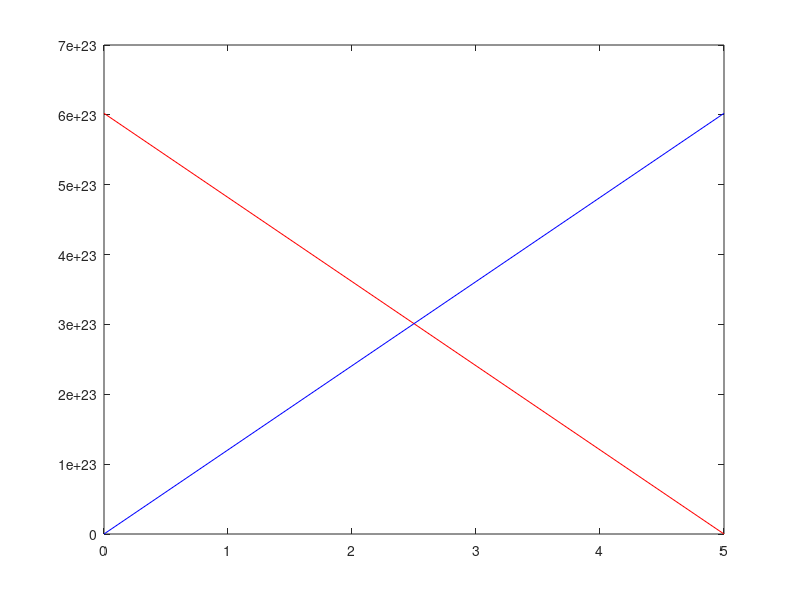

This chart was generated by the following MATLAB code:
%Spencer Krum
%PH 322 problem 1_4

%general form of euler Val(t + dt) = val(T) + dval(t) * dt

%solve numerically
%dNa/dt = - Na / tau_a
%dNb/dt = Na / tau_a - Nb / tau_b

% uranium 238 has a halflife of 4.5 billion years and decays to thorium 234
% thorium 234 has a halflife of 24 days

% halflife = ln(2) * tau
% tau = halflife / ln(2)
% ln(2) ~ 0.69315

halflife_uranium_238 = 4.5 * 1000000000 * 365 * 24 * 60 * 60;
halflife_thorium_234 =  24 * 24 * 60 * 60;

tau_u238 = halflife_uranium_238 / log(2);
tau_t234 = halflife_thorium_234 / log(2);




dt = input("Please enter your delta-t value: ")
t2 = input("Please enter your t-final value: ")
tau_a = input("Please enter your tau_a value: ")
tau_b = input("Please enter your tau_b value: ")

%setup time domain
%dt = 1e+6;
t1 = 0;
%t2 = 1e+18;
t = t1:dt:t2;

%assign tau_a and tau_b
%tau_a = tau_u238;
%tau_b = tau_t234;

disp(tau_a)
disp(tau_b)

% lets start with a mole of u238
% lets start with zero moles of t234
Na(1) = 6.022e+23;
Nb(1) = 0;

for i=1:length(t)-1,
    Na(i+1) = Na(i) + -Na(i) / tau_a *dt;
    Nb(i+1) = Nb(i) + ((Na(i) / tau_a) + (-Nb(i) / tau_b)) *dt;
    fprintf('T:\t%f\tNa:\t%f\t\tNb:\t%f\n', t(i), Na(i), Nb(i))
end

plot(t,Na, 'r', t, Nb, 'b')
pause()
